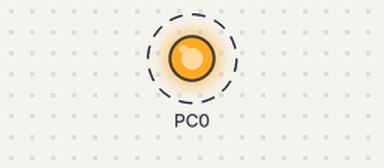
Recording of a program running on a simulated ATmega328P, built with avr-gcc and emulated at 16 MHz. Parts: output pins drawn as LEDs (lit = HIGH). Dashed ring = blinking.

Above: at 0.5 s.
Timing chart, 0 to 4.6 s (numbered marks = the images above):
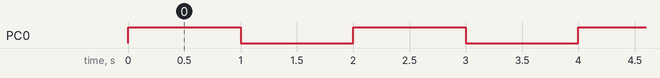

The program:

main.cpp
```cpp
/*
 * Encender un led.cpp
 *
 * Created: 05/04/2021 07:35:31 p.m.
 * Author : Tom
 */

/*
	Description
	This project will turn a led on and off for 1 second.
*/

#define F_CPU 16000000L
#include <avr/delay.h>
#include <avr/io.h>


int main(void)
{
	DDRC  |=  (1<<DDC0);	//  PC0 AS OUTPUT

	while (1)
    {
		PORTC |= (1<<PORTC0);
		_delay_ms(1000);
		PORTC &=~ (1<<PORTC0);
		_delay_ms(1000);
    }
}
```

Measured:
- by itself, PC0: alternates HIGH for 1.0 s and LOW for 1.0 s
